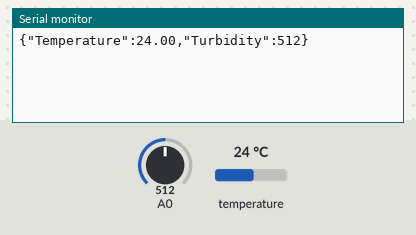
This sketch was run on a simulated Arduino Uno, built with avr-gcc and run on an emulated ATmega328P. Parts: the last lines printed to the serial monitor. Inputs (shaded band) come from the test bench; at power-on: temperature 24 °C, A0 = 512.

Above: at 2.5 s.
2.6 s: temperature set to 12 °C
At 2.9 s:
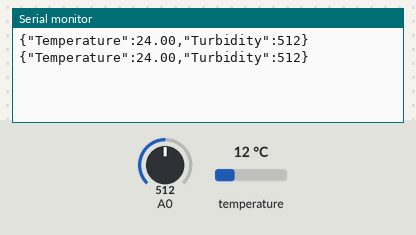
5.0 s: A0 set to 716
At 6.7 s:
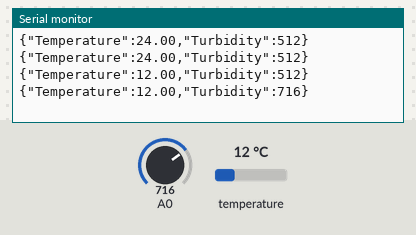
7.4 s: temperature set to 19 °C
At 9.2 s:
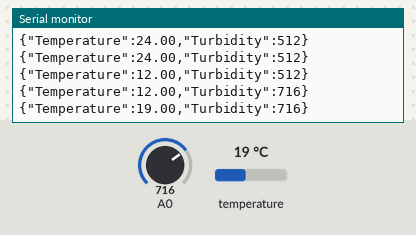
9.8 s: A0 set to 900
At 11.7 s:
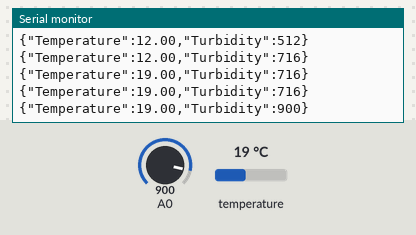
Timing chart, 0 to 13.2 s (numbered marks = the images above; inputs shaded):
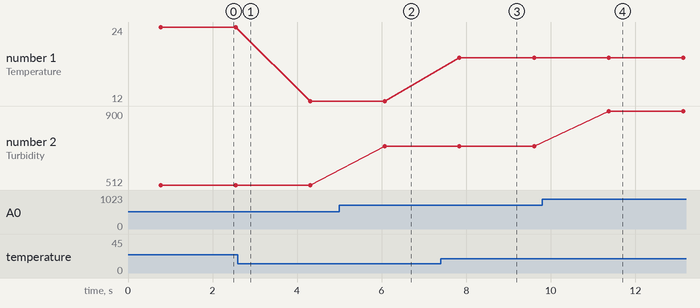

Measured:
- after the input at 5.0 s, the serial monitor: prints a new line after 1.1 s (image 2)
- after the input at 7.4 s, the serial monitor: prints a new line after 0.44 s (image 3)
- after the input at 9.8 s, the serial monitor: prints a new line after 1.6 s (image 4)
- plotted number 1: 24 → 12 after the input at 2.6 s, 12 → 19 after the input at 7.4 s
- plotted number 2: 512 → 716 after the input at 5.0 s, 716 → 900 after the input at 9.8 s

The sketch:

sketch_dec03a.ino
```cpp
#include <OneWire.h>
#include <DallasTemperature.h>

#define ONE_WIRE_BUS 5
OneWire oneWire(ONE_WIRE_BUS);

DallasTemperature sensors(&oneWire);

 float Celcius=0;
 float Fahrenheit=0;
void setup(void)
{
  Serial.begin(9600);
  sensors.begin();
}

void loop(void)
{
  int sensorValue = analogRead(A0);
  String water_status="";
  sensors.requestTemperatures();
  Celcius=sensors.getTempCByIndex(0);
  Fahrenheit=sensors.toFahrenheit(Celcius);
  //Serial.print(" C  ");
  //Serial.print(Celcius);
  /*Serial.print(" F  ");
  Serial.println(Fahrenheit);*/
  // print out the value you read:
  if(sensorValue>=300)
  {
    water_status="water is clear";
  }
  if(sensorValue<300 && sensorValue>=201)
  {
      water_status="water is cloudy";
  }
  if(sensorValue<=200)
  {
      water_status="water is dirty";
  }

  Serial.print("{\"Temperature\":");
  Serial.print(Celcius);
  Serial.print(",\"Turbidity\":");
  Serial.print(sensorValue);
  Serial.println("}");
  delay(1000);
}
```
